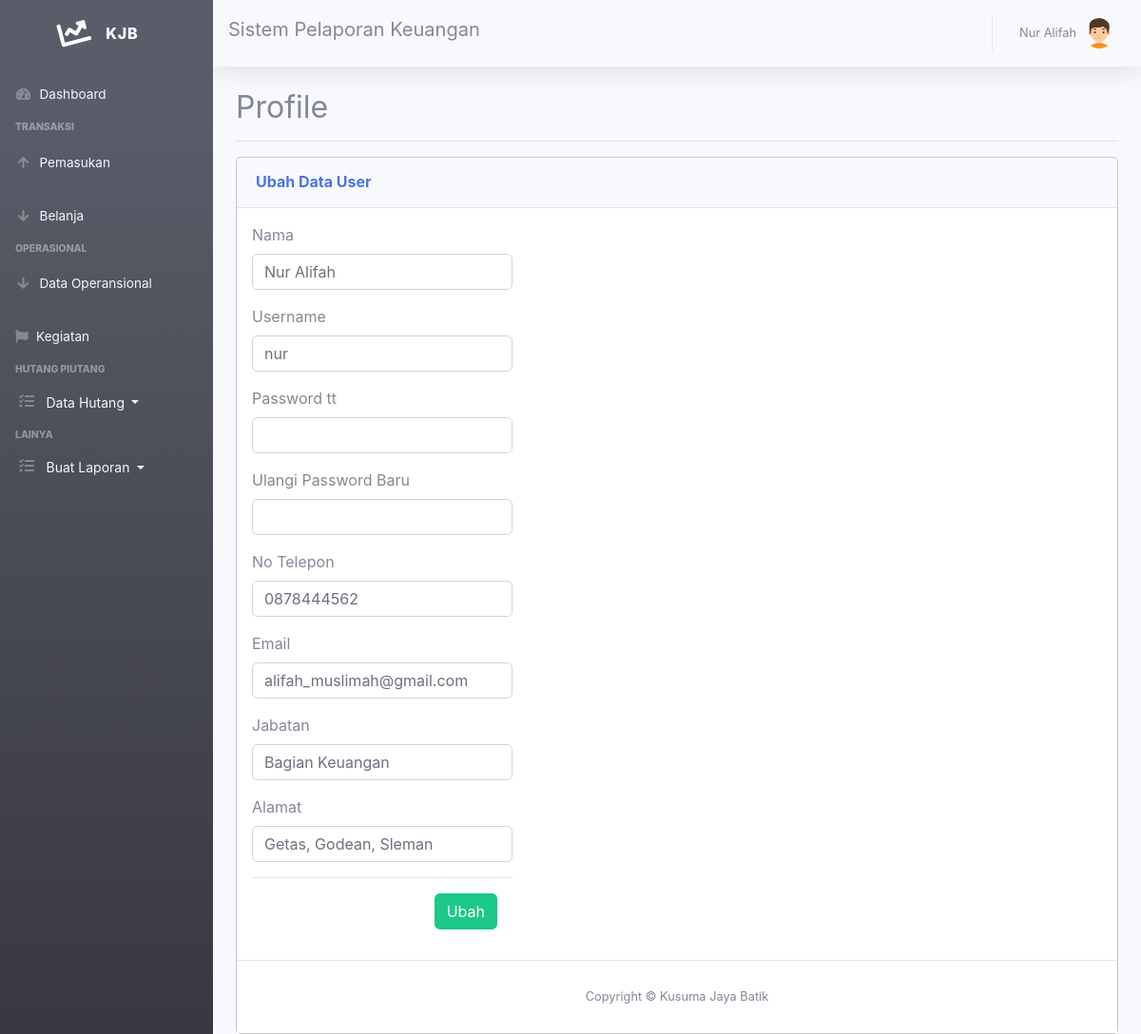
The app's page /profile.php (signed in) with its own data.
### tables this page shows
CREATE TABLE `user` (
  `id_user` int(11) NOT NULL,
  `nama` varchar(40) NOT NULL,
  `username` varchar(40) NOT NULL,
  `password` varchar(40) NOT NULL,
  `no_tlp` char(20) NOT NULL,
  `email` varchar(40) NOT NULL,
  `jabatan` varchar(50) NOT NULL,
  `alamat` varchar(255) NOT NULL,
  `is_active` enum('0','1','','') NOT NULL,
  `is_hidden` enum('0','1','','') NOT NULL,
  `kdreset` int(11) NOT NULL
);

### profile.php (the view, shortened to what this page needs)
<!DOCTYPE html>
<html lang="en">
<head>
  <link href="vendor/fontawesome-free/css/all.min.css" rel="stylesheet" type="text/css">
  <link href="css/sb-admin-2.min.css" rel="stylesheet">
  <link href="vendor/datatables/dataTables.bootstrap4.min.css" rel="stylesheet">
</head>
<body id="page-top">
<?php
require 'sidebar.php';
 require 'navbar.php';
include "koneksi.php";
?>
<html>
<head>
    <link rel="stylesheet" href="plugin/jquery-ui/jquery-ui.min.css" />
</head>
<body>
  <div class="container-fluid">
    <h2>Profile</h2><hr>
      <div class="modal-content">
       <div class="card-header py-3">
        <h6 class="m-0 font-weight-bold text-primary">Ubah Data User</h6>
      </div>
      <div class="modal-header">
      <form role="form" action="proses-edit-karyawan.php" method="get">
          <?php
          $id = $_SESSION['id'];
          $query_edit = mysqli_query($koneksi,"SELECT * FROM user WHERE id_user='$id'");
          while ($row = mysqli_fetch_array($query_edit)) {
          ?>
          <div class="form-group">
          <label>Nama</label>
          <input type="text" name="nama" class="form-control" value="<?php echo $row['nama']; ?>">
          </div>
          <div class="form-group">
          <label>Username</label>
          <input type="text" name="username" class="form-control" value="<?php echo $row['username']; ?>">
          </div>
          <div class="form-group">
          <label>Password tt</label>
          <input type="text" name="passn1" class="form-control" value="">
          </div>
          <div class="form-group">
          <label>Ulangi Password Baru</label>
          <input type="text" name="passn2" class="form-control" value="">
          </div>
          <div class="form-group">
          <label>No Telepon</label>
          <input type="number" name="telepon" class="form-control" value="<?php echo $row['no_tlp']; ?>">
          </div>
          <div class="form-group">
          <label>Email</label>
          <input type="email" name="telepon" class="form-control" value="<?php echo $row['email']; ?>">
          </div>
          <div class="form-group">
          <label>Jabatan</label>
          <input type="text" name="jabatan" class="form-control" value="<?php echo $row['jabatan']; ?>">
          </div>
          <div class="form-group">
          <label>Alamat</label>
          <input type="text" name="alamat" class="form-control" value="<?php echo $row['alamat']; ?>">
          </div>
          <div class="modal-footer">
          <button type="submit" class="btn btn-success">Ubah</button>
          <?php
          }
          ?>
          </form>
</div>
</div>
<?php require 'footer.php'?>
    </div>
</body>
</html>
</body>
</html>

### records on screen
user: nama "Nur Alifah", username "nur", telepon "0878444562", telepon "alifah_muslimah@gmail.com", jabatan "Bagian Keuangan", alamat "Getas, Godean, Sleman"

### other values on screen
$_SESSION['nama'] "Nur Alifah"
